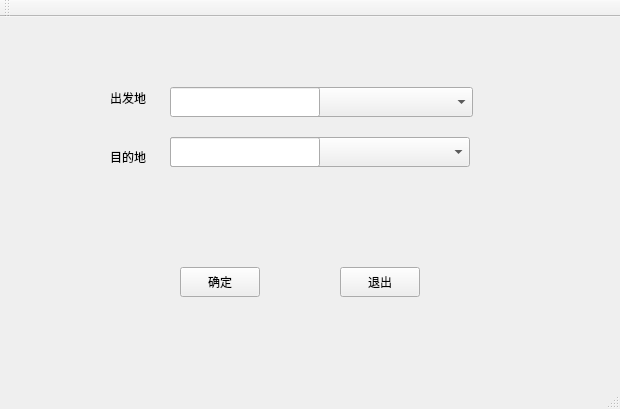
<?xml version="1.0" encoding="UTF-8"?>
<ui version="4.0">
 <class>MainWindowClass</class>
 <widget class="QMainWindow" name="MainWindowClass">
  <property name="geometry">
   <rect>
    <x>0</x>
    <y>0</y>
    <width>620</width>
    <height>409</height>
   </rect>
  </property>
  <property name="windowTitle">
   <string>MainWindow</string>
  </property>
  <widget class="QWidget" name="centralWidget">
   <widget class="QLabel" name="labelStart">
    <property name="geometry">
     <rect>
      <x>110</x>
      <y>70</y>
      <width>61</width>
      <height>21</height>
     </rect>
    </property>
    <property name="text">
     <string>出发地</string>
    </property>
   </widget>
   <widget class="QComboBox" name="comboBox_2">
    <property name="geometry">
     <rect>
      <x>170</x>
      <y>120</y>
      <width>300</width>
      <height>30</height>
     </rect>
    </property>
   </widget>
   <widget class="QLabel" name="labelEnd">
    <property name="geometry">
     <rect>
      <x>110</x>
      <y>130</y>
      <width>61</width>
      <height>20</height>
     </rect>
    </property>
    <property name="text">
     <string>目的地</string>
    </property>
   </widget>
   <widget class="QLabel" name="labelHits">
    <property name="geometry">
     <rect>
      <x>230</x>
      <y>170</y>
      <width>151</width>
      <height>41</height>
     </rect>
    </property>
    <property name="text">
     <string/>
    </property>
   </widget>
   <widget class="QPushButton" name="pushButtonOk">
    <property name="geometry">
     <rect>
      <x>180</x>
      <y>250</y>
      <width>80</width>
      <height>30</height>
     </rect>
    </property>
    <property name="text">
     <string>确定</string>
    </property>
   </widget>
   <widget class="QComboBox" name="comboBox">
    <property name="geometry">
     <rect>
      <x>173</x>
      <y>70</y>
      <width>300</width>
      <height>30</height>
     </rect>
    </property>
   </widget>
   <widget class="QLineEdit" name="lineEdit">
    <property name="geometry">
     <rect>
      <x>170</x>
      <y>70</y>
      <width>150</width>
      <height>30</height>
     </rect>
    </property>
   </widget>
   <widget class="QPushButton" name="pushButtonQuit">
    <property name="geometry">
     <rect>
      <x>340</x>
      <y>250</y>
      <width>80</width>
      <height>30</height>
     </rect>
    </property>
    <property name="text">
     <string>退出</string>
    </property>
   </widget>
   <widget class="QLineEdit" name="lineEdit_2">
    <property name="geometry">
     <rect>
      <x>170</x>
      <y>120</y>
      <width>150</width>
      <height>30</height>
     </rect>
    </property>
   </widget>
  </widget>
  <widget class="QMenuBar" name="menuBar">
   <property name="geometry">
    <rect>
     <x>0</x>
     <y>0</y>
     <width>620</width>
     <height>23</height>
    </rect>
   </property>
  </widget>
  <widget class="QToolBar" name="mainToolBar">
   <attribute name="toolBarArea">
    <enum>TopToolBarArea</enum>
   </attribute>
   <attribute name="toolBarBreak">
    <bool>false</bool>
   </attribute>
  </widget>
  <widget class="QStatusBar" name="statusBar"/>
 </widget>
 <layoutdefault spacing="6" margin="11"/>
 <resources/>
 <connections>
  <connection>
   <sender>pushButtonQuit</sender>
   <signal>clicked()</signal>
   <receiver>MainWindowClass</receiver>
   <slot>close()</slot>
   <hints>
    <hint type="sourcelabel">
     <x>379</x>
     <y>299</y>
    </hint>
    <hint type="destinationlabel">
     <x>309</x>
     <y>204</y>
    </hint>
   </hints>
  </connection>
  <connection>
   <sender>pushButtonOk</sender>
   <signal>clicked()</signal>
   <receiver>MainWindowClass</receiver>
   <slot>checkinput()</slot>
   <hints>
    <hint type="sourcelabel">
     <x>219</x>
     <y>299</y>
    </hint>
    <hint type="destinationlabel">
     <x>309</x>
     <y>204</y>
    </hint>
   </hints>
  </connection>
 </connections>
 <slots>
  <slot>checkinput()</slot>
 </slots>
</ui>
